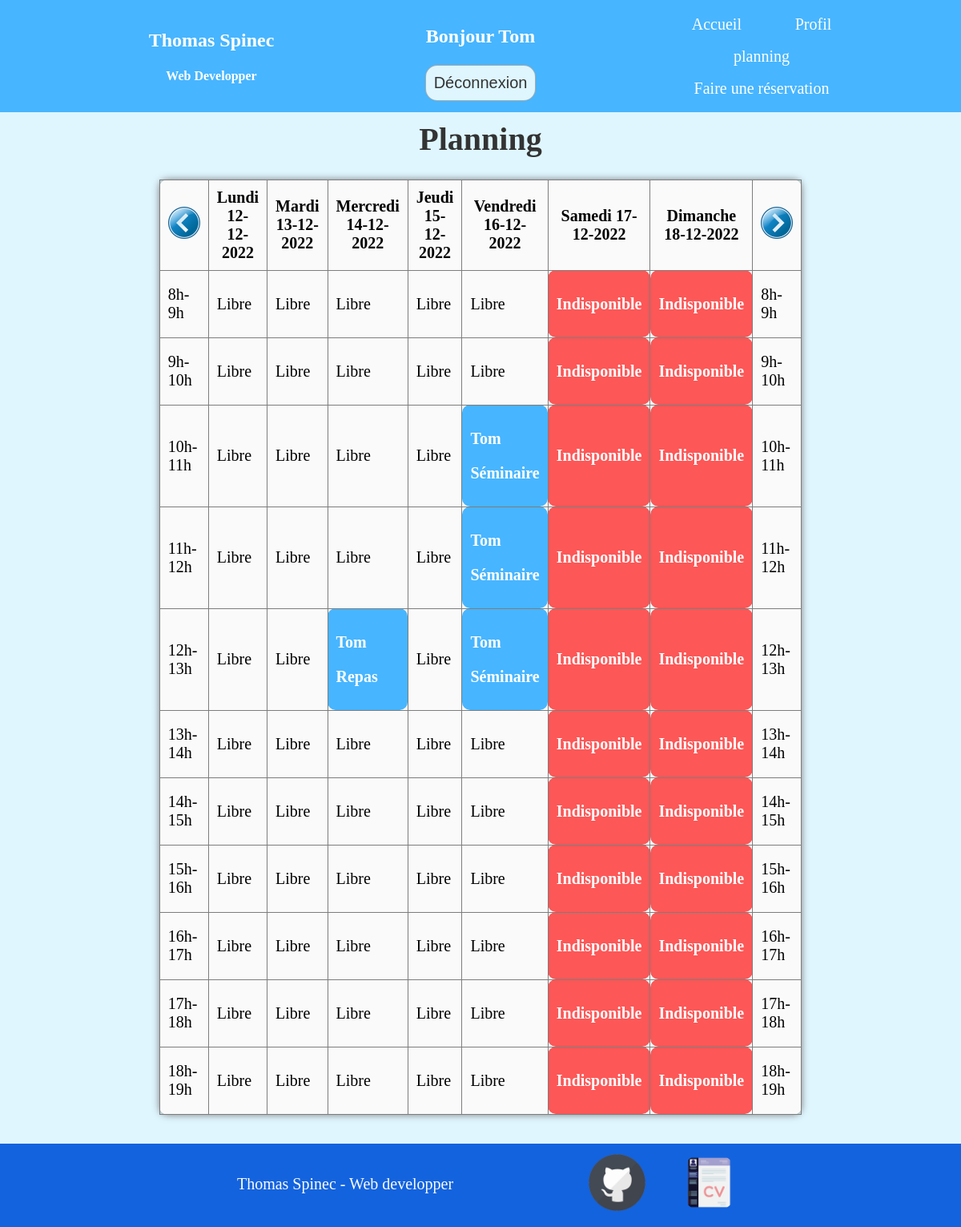
The app's page /planning.php (signed in) with its own data.
### tables this page shows
CREATE TABLE `utilisateurs` (
  `id` int(11) NOT NULL,
  `login` varchar(255) NOT NULL,
  `password` varchar(255) NOT NULL
);

CREATE TABLE `reservations` (
  `id` int(11) NOT NULL,
  `titre` varchar(255) NOT NULL,
  `description` text NOT NULL,
  `debut` datetime NOT NULL,
  `fin` datetime NOT NULL,
  `id_utilisateur` int(11) NOT NULL
);

### planning.php (the view, shortened to what this page needs)
<?php
    $format = "d-m-Y";
    if (isset($_GET["week"])){
        $week = $_GET["week"];
    }
    else{
        $week = 0;
    }
    function get_lundi_dimanche_from_week($week){
        $lundi = new DateTime("Monday this week+$week week");
        $mardi = new DateTime("Tuesday this week+$week week");
        $mercredi = new DateTime("Wednesday this week+$week week");
        $jeudi = new DateTime("Thursday this week+$week week");
        $vendredi = new DateTime("Friday this week+$week week");
        $samedi = new DateTime("Saturday this week+$week week");
        $dimanche = new DateTime("Sunday this week+$week week");
        return array($lundi, $mardi, $mercredi, $jeudi, $vendredi, $samedi, $dimanche);
    }
    $debut_fin_semaine = get_lundi_dimanche_from_week($week);
    function jour($reservations, $debut_fin_semaine, $format, $heure1, $heure2){
        for ($i=0; $i < 5; $i++) {
            $case = null;
            for ($j=0; isset($reservations[$j]); $j++) {
                $date_start = $reservations[$j]['debut'];
                $date_end = $reservations[$j]['fin'];
                $date_d = get_debut($date_start)[0];
                $heure_d = get_debut($date_start)[1];
                $heure_f = get_fin($date_end)[1];
                if ($date_d == $debut_fin_semaine[$i]->format($format) && $heure1 >= $heure_d && $heure2 <= $heure_f)
                {
                    echo "<td class='booked'>";
                    echo "<a href='reservation.php?id=" . $reservations[$j]['id'] . "'>
                            <p>".$reservations[$j]['login']."</p>
                            <p>".$reservations[$j]['titre']."</p>
                        </a>";
                    $case = true;
                    break;
                }
            }
            if (!isset($case))
            {
                echo "<td>";
                echo "<p>Libre</p>";
            }
            echo "</td>";
        }
        for ($x=0; $x<2; $x++){
            echo "<td class='weekend'>";
            echo "<p>Indisponible</p>";
            echo "</td>";
        }
    }
    function get_debut($date){
        $date_d = '';
        $heure_d = '';
        list($date_d, $heure_d) = explode(" ", $date);
        return [$date_d,$heure_d];
    }
    function get_fin($date){
        $date_f = '';
        $heure_f = '';
        list($date_f, $heure_f) = explode(" ", $date);
        return [$date_f,$heure_f];
    }
?>
    <?php
        require 'include/header.php';
        require 'include/connect.php';
        $request = "SELECT reservations.id, reservations.titre, DATE_FORMAT(reservations.debut, '%d-%m-%Y %H') as debut, DATE_FORMAT(reservations.fin, '%d-%m-%Y %H') as fin, utilisateurs.login FROM reservations INNER JOIN utilisateurs on reservations.id_utilisateur = utilisateurs.id";
        $exect_request = mysqli_query($connect, $request);
        $reservations = mysqli_fetch_all($exect_request, MYSQLI_ASSOC);
    ?>
    <main>
        <div class="container">
            <h1>Planning</h1>
            <table class="planning">
                <thead>
                    <tr>
                        <th>
                            <a href=<?="planning.php?week=".$week-1?>><img class="week" src="img/precedent.png" alt="semaine précédente"></a>
                        </th>
                        <th>Lundi <?= $debut_fin_semaine[0]->format($format)?></th>
                        <th>Mardi <?= $debut_fin_semaine[1]->format($format)?></th>
                        <th>Mercredi <?= $debut_fin_semaine[2]->format($format)?></th>
                        <th>Jeudi <?= $debut_fin_semaine[3]->format($format)?></th>
                        <th>Vendredi <?= $debut_fin_semaine[4]->format($format)?></th>
                        <th>Samedi <?= $debut_fin_semaine[5]->format($format)?></th>
                        <th>Dimanche <?= $debut_fin_semaine[6]->format($format)?></th>
                        <th>
                            <a href=<?="planning.php?week=".$week+1?>><img class="week" src="img/next.png" alt="semaine suivante"></a>
                        </th>
                    </tr>
                </thead>
                <tbody>
                    <tr>
                        <td>8h-9h</td>
                        <?php
                            jour($reservations, $debut_fin_semaine, $format, "08", "09");
                        ?>
                        <td>8h-9h</td>
                    </tr>
                    <tr>
                        <td>9h-10h</td>
                        <td>9h-10h</td>
                    </tr>
                    <tr>
                        <td>10h-11h</td>
                        <?php
                            jour($reservations, $debut_fin_semaine, $format, "10", "11");
                        ?>
                        <td>10h-11h</td>
                    </tr>
                    <tr>
                        <td>11h-12h</td>
                        <td>11h-12h</td>
                    </tr>
                    <tr>
                        <td>12h-13h</td>
                        <td>12h-13h</td>
                    </tr>
                    <tr>
                        <td>13h-14h</td>
                        <td>13h-14h</td>
                    </tr>
                    <tr>
                        <td>14h-15h</td>
                        <td>14h-15h</td>
                    </tr>
                    <tr>
                        <td>15h-16h</td>
                        <td>15h-16h</td>
                    </tr>
                    <tr>
                        <td>16h-17h</td>
                        <td>16h-17h</td>
                    </tr>
                    <tr>
                        <td>17h-18h</td>
                        <td>17h-18h</td>
                    </tr>
                    <tr>
                        <td>18h-19h</td>
                        <td>18h-19h</td>
                    </tr>
                </tbody>
            </table>
        </div>
    </main>
    <?php
        require 'include/footer.php';
    ?>
</body>
</html>

### site.css (style rules this page uses)
body { background-color: #dff6ff; margin: 0; padding: 0; }
html { font-size: 20px; }
a { text-decoration: none; cursor: pointer; }
h1 { font-size: 2rem; font-weight: bold; text-align: center; color: #333; }
.container { width: 80%; margin: auto; padding: auto; }
main { margin-top: 150px; min-height: 65vh; margin-bottom: 3%; }
table, th, td { padding: 10px; border: 1px solid #7d7d7d; border-collapse: collapse; font-size: 1rem; border-radius: 10px; }
table { margin: auto; margin-top: 20px; margin-bottom: 20px; }
.week { width: 40px; height: auto; transition: 0.5s; }
.booked { background-color: #47b5ff; transition: 0.5s; }
.booked a { color: #fff; font-weight: bold; }
.planning { width: 80%; height: 80%; margin: auto; padding: 20px; background-color: #fafafa; border-radius: 10px; box-shadow: 0 0 10px #7d7d7d; overflow-x: auto; }
.weekend { background-color: #ff0000a6; color: #fff; font-weight: bold; }

### records on screen
utilisateurs: login "Tom"
reservations: titre "Séminaire"
reservations: id_utilisateur.login "Tom", titre "Repas"

### other values on screen
$user "Tom"
$debut_fin_semaine[0]->format($format) "12-12-2022"
$debut_fin_semaine[1]->format($format) "13-12-2022"
$debut_fin_semaine[2]->format($format) "14-12-2022"
$debut_fin_semaine[3]->format($format) "15-12-2022"
$debut_fin_semaine[4]->format($format) "16-12-2022"
$debut_fin_semaine[5]->format($format) "17-12-2022"
$debut_fin_semaine[6]->format($format) "18-12-2022"
